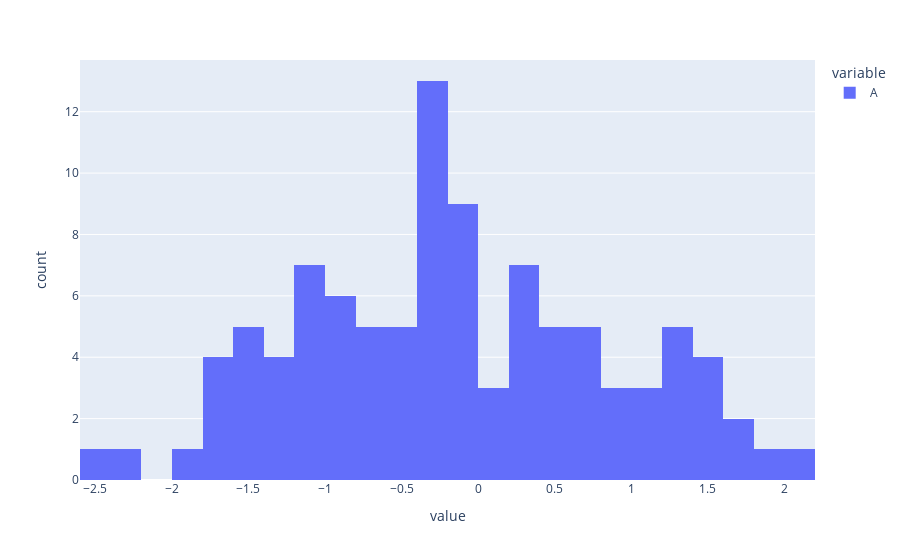

Write notebook code for a chart like this one.
### Markdown cell above
## histogram

### Code cell
#df['A'].iplot(kind='hist',bins=25)

fig = px.histogram(df['A'],nbins=25)
fig.show()

### Figure 1 — Plotly figure (JSON) as saved in the notebook; plotly's stock layout.template omitted (floating-point values rounded to 4 significant figures)
{"data": [{"bingroup": "x", "hovertemplate": "variable=A<br>value=%{x}<br>count=%{y}<extra></extra>", "legendgroup": "A", "marker": {"color": "#636efa", "pattern": {"shape": ""}}, "name": "A", "nbinsx": 25, "orientation": "v", "showlegend": true, "type": "histogram", "x": [-1.658, -0.5578, 0.855, -1.105, -0.3278, 0.7014, 0.5044, -1.386, -0.2953, -0.69, -0.764, -0.1208, -0.6989, -0.8371, -1.441, 2.184, 1.484, -0.2716, -0.9071, -1.228, 0.9067, 0.8878, 1.478, -1.736, -1.501, -0.2844, -0.02444, -0.9387, -0.2854, -0.7614, -1.023, -0.5507, -1.171, 0.3429, -0.1143, 0.2655, 0.6258, -0.9361, 0.5367, -0.5121, 0.2518, -1.466, 0.05603, 0.7354, 0.4267, -0.1328, -1.054, -0.08856, 1.102, 1.256, 0.4802, -1.535, 0.2593, -1.182, -1.961, -0.2658, -1.367, 1.544, 1.566, 1.228, -0.191, -0.2991, -0.2365, 0.6442, -0.6625, 1.188, -0.02206, -2.215, -0.2955, 1.102, -2.498, -0.5877, -0.2103, -0.003131, 1.219, 0.3668, 0.09995, -1.014, 0.04739, -1.574, -0.3219, -1.637, -1.202, 0.5938, 1.677, 0.2418, -0.9528, 1.72, 1.343, 1.359, 1.91, -0.3097, -0.1795, -1.673, -0.9437, 0.3036, -0.4062, -0.2411, -1.123, 0.7079], "xaxis": "x", "yaxis": "y"}], "layout": {"barmode": "relative", "legend": {"title": {"text": "variable"}, "tracegroupgap": 0}, "margin": {"t": 60}, "xaxis": {"anchor": "y", "domain": [0, 1], "title": {"text": "value"}}, "yaxis": {"anchor": "x", "domain": [0, 1], "title": {"text": "count"}}}}
